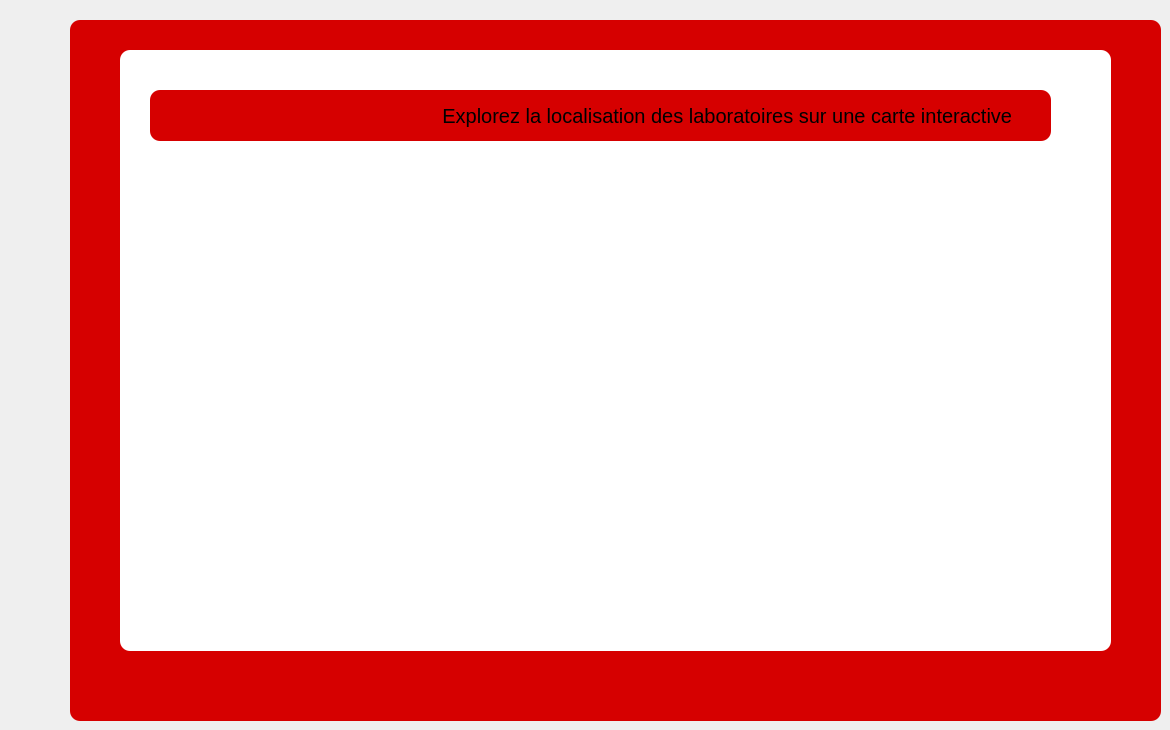
      <widget class="QWidget" name="tab_3">
       <attribute name="title">
        <string>Map</string>
       </attribute>
       <widget class="QFrame" name="frame_15">
        <property name="geometry">
         <rect>
          <x>70</x>
          <y>20</y>
          <width>1091</width>
          <height>701</height>
         </rect>
        </property>
        <property name="styleSheet">
         <string notr="true">QFrame {
    background-color: #D60000;
    border-radius: 10px;
    padding: 10px;
}
</string>
        </property>
        <property name="frameShape">
         <enum>QFrame::Shape::StyledPanel</enum>
        </property>
        <property name="frameShadow">
         <enum>QFrame::Shadow::Raised</enum>
        </property>
        <widget class="QGroupBox" name="groupBox_14">
         <property name="geometry">
          <rect>
           <x>50</x>
           <y>30</y>
           <width>991</width>
           <height>601</height>
          </rect>
         </property>
         <property name="styleSheet">
          <string notr="true">QGroupBox {
    background-color: #FFFFFF;
    border-radius: 10px;
    border: none;
    padding: 10px;
}
QGroupBox::title {
    color: #D60000;
    font-weight: bold;
}

</string>
         </property>
         <property name="title">
          <string/>
         </property>
         <widget class="QLabel" name="label_113">
          <property name="geometry">
           <rect>
            <x>30</x>
            <y>40</y>
            <width>901</width>
            <height>51</height>
           </rect>
          </property>
          <property name="styleSheet">
           <string notr="true">QLabel{
 font-size: 20px;
}</string>
          </property>
          <property name="text">
           <string>                                                  Explorez la localisation des laboratoires sur une carte interactive </string>
          </property>
         </widget>
         <widget class="QLabel" name="label_114">
          <property name="geometry">
           <rect>
            <x>230</x>
            <y>60</y>
            <width>1091</width>
            <height>531</height>
           </rect>
          </property>
          <property name="styleSheet">
           <string notr="true">QLabel {
    background-color: transparent;
    color: #000000;
    border: none;
    font-weight: bold;
    font-size: 20px;
}
</string>
          </property>
          <property name="text">
           <string/>
          </property>
          <property name="pixmap">
           <pixmap resource="images/images.qrc">:/images/476795083_514548728337984_1144380379871755551_n.png</pixmap>
          </property>
         </widget>
        </widget>
       </widget>
      </widget>
